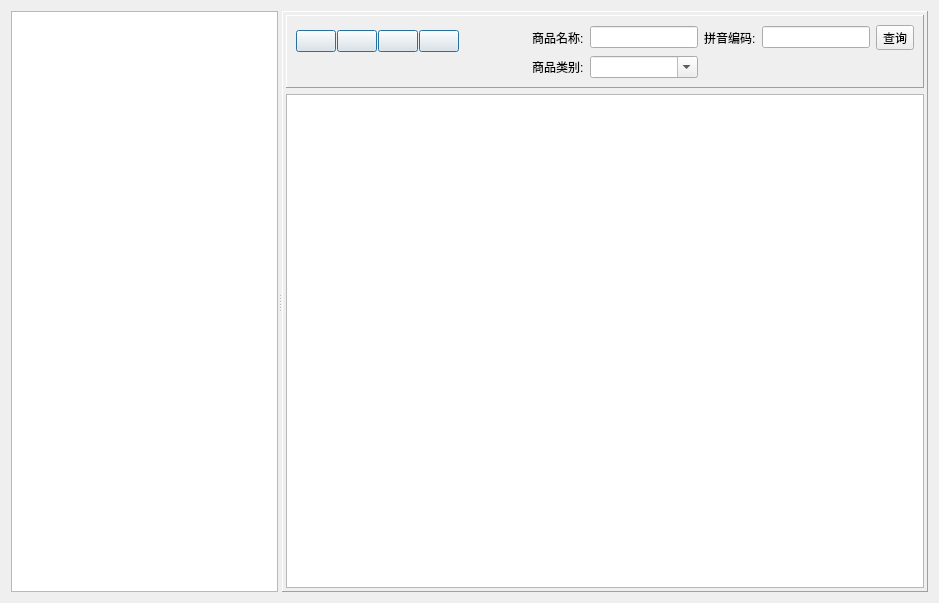
<?xml version="1.0" encoding="UTF-8"?>
<ui version="4.0">
 <class>ProductForm</class>
 <widget class="QWidget" name="ProductForm">
  <property name="geometry">
   <rect>
    <x>0</x>
    <y>0</y>
    <width>939</width>
    <height>603</height>
   </rect>
  </property>
  <property name="windowTitle">
   <string>Form</string>
  </property>
  <layout class="QHBoxLayout" name="horizontalLayout">
   <item>
    <widget class="QSplitter" name="splitter">
     <property name="orientation">
      <enum>Qt::Horizontal</enum>
     </property>
     <widget class="QTreeView" name="treeView">
      <property name="sizePolicy">
       <sizepolicy hsizetype="Fixed" vsizetype="Expanding">
        <horstretch>0</horstretch>
        <verstretch>0</verstretch>
       </sizepolicy>
      </property>
      <property name="editTriggers">
       <set>QAbstractItemView::NoEditTriggers</set>
      </property>
      <property name="selectionMode">
       <enum>QAbstractItemView::SingleSelection</enum>
      </property>
      <attribute name="headerHighlightSections">
       <bool>false</bool>
      </attribute>
     </widget>
     <widget class="QFrame" name="frame">
      <property name="frameShape">
       <enum>QFrame::Panel</enum>
      </property>
      <property name="frameShadow">
       <enum>QFrame::Raised</enum>
      </property>
      <layout class="QGridLayout" name="gridLayout_3">
       <property name="margin">
        <number>3</number>
       </property>
       <item row="0" column="0">
        <widget class="QFrame" name="frame_2">
         <property name="sizePolicy">
          <sizepolicy hsizetype="Preferred" vsizetype="Fixed">
           <horstretch>0</horstretch>
           <verstretch>0</verstretch>
          </sizepolicy>
         </property>
         <property name="frameShape">
          <enum>QFrame::Panel</enum>
         </property>
         <property name="frameShadow">
          <enum>QFrame::Raised</enum>
         </property>
         <layout class="QGridLayout" name="gridLayout_2">
          <item row="0" column="4">
           <layout class="QGridLayout" name="gridLayout">
            <property name="spacing">
             <number>1</number>
            </property>
            <item row="0" column="3">
             <widget class="QPushButton" name="cancelButton">
              <property name="sizePolicy">
               <sizepolicy hsizetype="Fixed" vsizetype="Fixed">
                <horstretch>0</horstretch>
                <verstretch>0</verstretch>
               </sizepolicy>
              </property>
              <property name="toolTip">
               <string>Exit</string>
              </property>
              <property name="text">
               <string/>
              </property>
              <property name="icon">
               <iconset>
                <normaloff>:/image/cancel.png</normaloff>:/image/cancel.png</iconset>
              </property>
              <property name="iconSize">
               <size>
                <width>24</width>
                <height>24</height>
               </size>
              </property>
              <property name="default">
               <bool>true</bool>
              </property>
              <property name="flat">
               <bool>false</bool>
              </property>
             </widget>
            </item>
            <item row="0" column="2">
             <widget class="QPushButton" name="delButton">
              <property name="sizePolicy">
               <sizepolicy hsizetype="Fixed" vsizetype="Fixed">
                <horstretch>0</horstretch>
                <verstretch>0</verstretch>
               </sizepolicy>
              </property>
              <property name="toolTip">
               <string>Del</string>
              </property>
              <property name="text">
               <string/>
              </property>
              <property name="icon">
               <iconset>
                <normaloff>:/image/cross_48.png</normaloff>:/image/cross_48.png</iconset>
              </property>
              <property name="iconSize">
               <size>
                <width>24</width>
                <height>24</height>
               </size>
              </property>
              <property name="autoDefault">
               <bool>true</bool>
              </property>
              <property name="default">
               <bool>true</bool>
              </property>
              <property name="flat">
               <bool>false</bool>
              </property>
             </widget>
            </item>
            <item row="0" column="0">
             <widget class="QPushButton" name="newButton">
              <property name="sizePolicy">
               <sizepolicy hsizetype="Fixed" vsizetype="Fixed">
                <horstretch>0</horstretch>
                <verstretch>0</verstretch>
               </sizepolicy>
              </property>
              <property name="toolTip">
               <string>New</string>
              </property>
              <property name="text">
               <string/>
              </property>
              <property name="icon">
               <iconset>
                <normaloff>:/image/Add.png</normaloff>:/image/Add.png</iconset>
              </property>
              <property name="iconSize">
               <size>
                <width>24</width>
                <height>24</height>
               </size>
              </property>
              <property name="autoRepeat">
               <bool>false</bool>
              </property>
              <property name="autoExclusive">
               <bool>false</bool>
              </property>
              <property name="default">
               <bool>true</bool>
              </property>
              <property name="flat">
               <bool>false</bool>
              </property>
             </widget>
            </item>
            <item row="0" column="1">
             <widget class="QPushButton" name="editButton">
              <property name="sizePolicy">
               <sizepolicy hsizetype="Fixed" vsizetype="Fixed">
                <horstretch>0</horstretch>
                <verstretch>0</verstretch>
               </sizepolicy>
              </property>
              <property name="toolTip">
               <string>Edit</string>
              </property>
              <property name="text">
               <string/>
              </property>
              <property name="icon">
               <iconset>
                <normaloff>:/image/edit.png</normaloff>:/image/edit.png</iconset>
              </property>
              <property name="iconSize">
               <size>
                <width>24</width>
                <height>24</height>
               </size>
              </property>
              <property name="autoDefault">
               <bool>true</bool>
              </property>
              <property name="default">
               <bool>true</bool>
              </property>
             </widget>
            </item>
            <item row="1" column="0">
             <widget class="QLabel" name="label_4">
              <property name="sizePolicy">
               <sizepolicy hsizetype="Fixed" vsizetype="Fixed">
                <horstretch>0</horstretch>
                <verstretch>0</verstretch>
               </sizepolicy>
              </property>
              <property name="text">
               <string/>
              </property>
             </widget>
            </item>
           </layout>
          </item>
          <item row="0" column="5">
           <layout class="QGridLayout" name="gridLayout_4">
            <item row="0" column="2">
             <widget class="QLineEdit" name="nameEdit">
              <property name="sizePolicy">
               <sizepolicy hsizetype="Fixed" vsizetype="Fixed">
                <horstretch>0</horstretch>
                <verstretch>0</verstretch>
               </sizepolicy>
              </property>
             </widget>
            </item>
            <item row="0" column="4">
             <widget class="QLineEdit" name="pinyinEdit">
              <property name="sizePolicy">
               <sizepolicy hsizetype="Fixed" vsizetype="Fixed">
                <horstretch>0</horstretch>
                <verstretch>0</verstretch>
               </sizepolicy>
              </property>
             </widget>
            </item>
            <item row="0" column="0">
             <spacer name="horizontalSpacer">
              <property name="orientation">
               <enum>Qt::Horizontal</enum>
              </property>
              <property name="sizeHint" stdset="0">
               <size>
                <width>40</width>
                <height>20</height>
               </size>
              </property>
             </spacer>
            </item>
            <item row="0" column="3">
             <widget class="QLabel" name="labelPinyin">
              <property name="sizePolicy">
               <sizepolicy hsizetype="Fixed" vsizetype="Preferred">
                <horstretch>0</horstretch>
                <verstretch>0</verstretch>
               </sizepolicy>
              </property>
              <property name="text">
               <string>拼音编码:</string>
              </property>
             </widget>
            </item>
            <item row="0" column="5">
             <widget class="QToolButton" name="queryButton">
              <property name="text">
               <string>查询</string>
              </property>
              <property name="icon">
               <iconset>
                <normaloff>:/image/search_48.png</normaloff>:/image/search_48.png</iconset>
              </property>
              <property name="iconSize">
               <size>
                <width>24</width>
                <height>24</height>
               </size>
              </property>
              <property name="toolButtonStyle">
               <enum>Qt::ToolButtonTextBesideIcon</enum>
              </property>
             </widget>
            </item>
            <item row="1" column="2">
             <widget class="QComboBox" name="typeComboBox">
              <property name="editable">
               <bool>true</bool>
              </property>
             </widget>
            </item>
            <item row="0" column="1">
             <widget class="QLabel" name="labelName">
              <property name="sizePolicy">
               <sizepolicy hsizetype="Fixed" vsizetype="Preferred">
                <horstretch>0</horstretch>
                <verstretch>0</verstretch>
               </sizepolicy>
              </property>
              <property name="text">
               <string>商品名称:</string>
              </property>
             </widget>
            </item>
            <item row="1" column="1">
             <widget class="QLabel" name="labelType">
              <property name="text">
               <string>商品类别:</string>
              </property>
             </widget>
            </item>
           </layout>
          </item>
         </layout>
        </widget>
       </item>
       <item row="1" column="0">
        <widget class="QTableView" name="tableView">
         <property name="editTriggers">
          <set>QAbstractItemView::NoEditTriggers</set>
         </property>
        </widget>
       </item>
      </layout>
     </widget>
    </widget>
   </item>
  </layout>
 </widget>
 <resources/>
 <connections/>
</ui>
